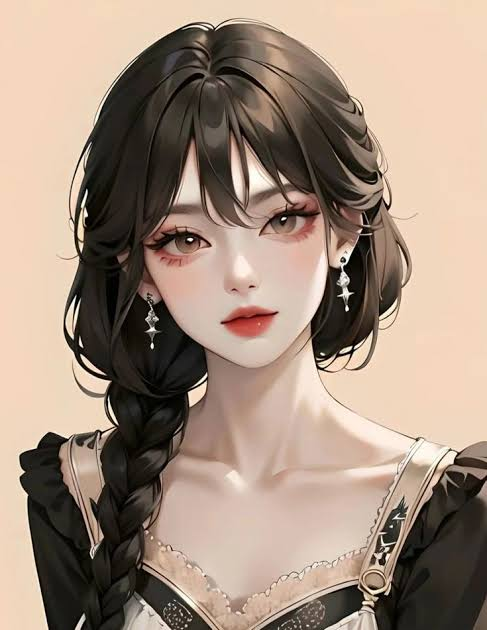
#> input picture test_images/Animekızıamareal.jpg, 487 x 630 px, found by its file name; its folder holds only this picture in this run
$ python faceDetection.py
#> lines starting #> are read from the running program, lines starting #| are printed output that depends on the picture; after the words box and inside, x2 and y2 are one past the last pixel; in counts of white or black regions, pixels touching at a corner belong together
### src/detect.py
from cv2 import cvtColor, CascadeClassifier, COLOR_BGR2GRAY


def detect(img, cascade):
    cascade = CascadeClassifier(cascade)
    gray = cvtColor(img, COLOR_BGR2GRAY)
    detecteds = cascade.detectMultiScale(gray, 1.1, 4)
    return detecteds

### src/utils.py
from cv2 import rectangle


def drawFaces(img, faces):
    copy = img.copy()
    for x, y, w, h in faces:
        copy = rectangle(copy, (x, y), (x + w, y + h), (0, 255, 0), 2)
    return copy

### src/faceDetection.py
import os

from cv2 import imread, imwrite

from src.detect import detect
from src.utils import drawFaces


def main():
    image_path = "test_images/"
    image_list = os.listdir(image_path)

    results = []
    for image in image_list:
        print(f"Detecting faces in {image}")
        the_image = imread(image_path + image)
#> the_image is the input picture: shape (630, 487, 3); mean B, G, R 126.3, 141.7, 161.8
        faces = detect(the_image, "models/haarcascade_frontalface_default.xml")
#> in detect, `gray = cvtColor(img, COLOR_BGR2GRAY)`:
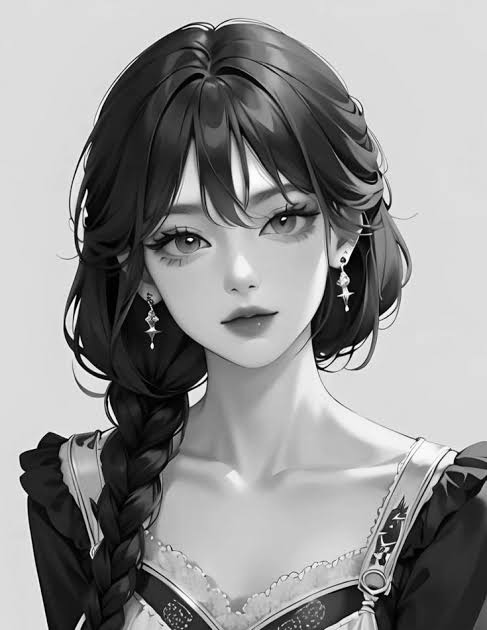
#> gray: shape (630, 487); min 0, max 255, mean 146
#> in detect, `detecteds = cascade.detectMultiScale(gray, 1.1, 4)`: detecteds = [[137, 146, 223, 223]]
#> faces = [[137, 146, 223, 223]]
        result = drawFaces(the_image, faces)
#> the loop in drawFaces, `for x, y, w, h in faces:` made 1 pass
#> pass 1, in drawFaces, `copy = rectangle(copy, (x, y), (x + w, y + h), (0, 255, 0), 2)`:
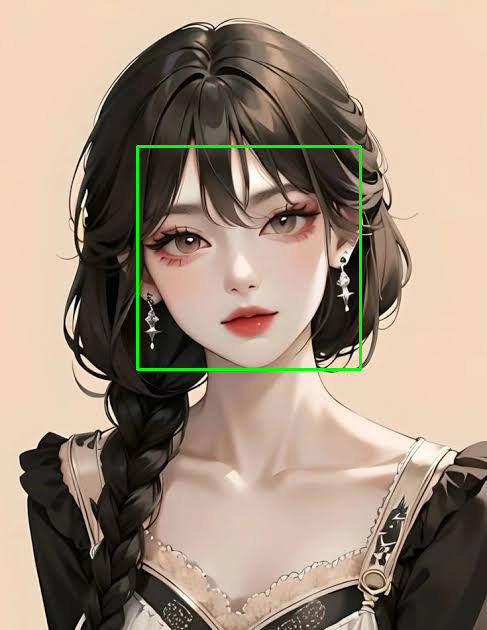
#> copy: shape (630, 487, 3); 0.87% of pixels changed, all inside (x1, y1, x2, y2) = (136, 145, 362, 371)
        results.append((image, result))

    for name, result in results:
        imwrite("test_results/result_" + name, result)
#> this loop made 1 pass
#> name on pass 1: 'Animekızıamareal.jpg'


if __name__ == "__main__":
    main()

$ run again, on test_images/Muazınhayalisevgilisi.jpg
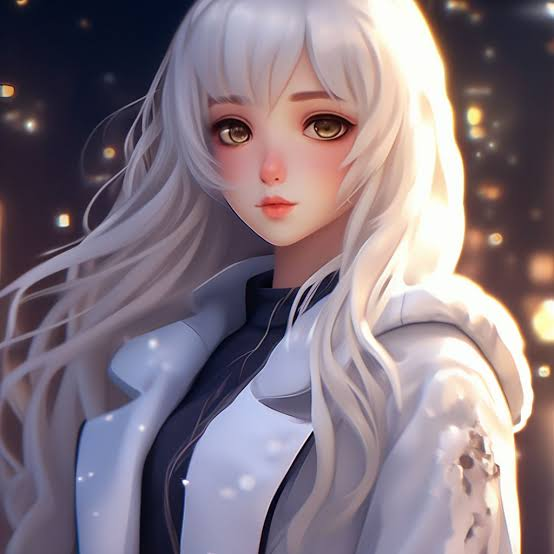
#> input picture test_images/Muazınhayalisevgilisi.jpg, 554 x 554 px, found by its file name
#> in main, the_image is the input picture: shape (554, 554, 3); mean B, G, R 129.2, 119.1, 132.6
#> in detect, `gray = cvtColor(img, COLOR_BGR2GRAY)`:
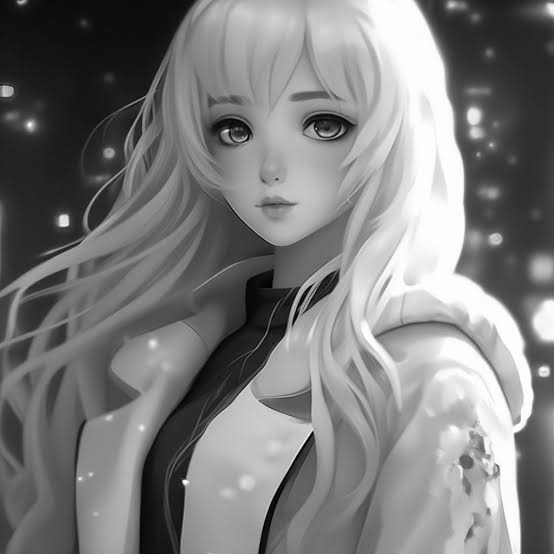
#> gray: shape (554, 554); min 1, max 255, mean 124.3
#> detecteds = [[430, 345, 59, 59], [133, 8, 293, 293]]
#> the loop in drawFaces, `for x, y, w, h in faces:` made 2 passes
#> pass 2, in drawFaces, `copy = rectangle(copy, (x, y), (x + w, y + h), (0, 255, 0), 2)`:
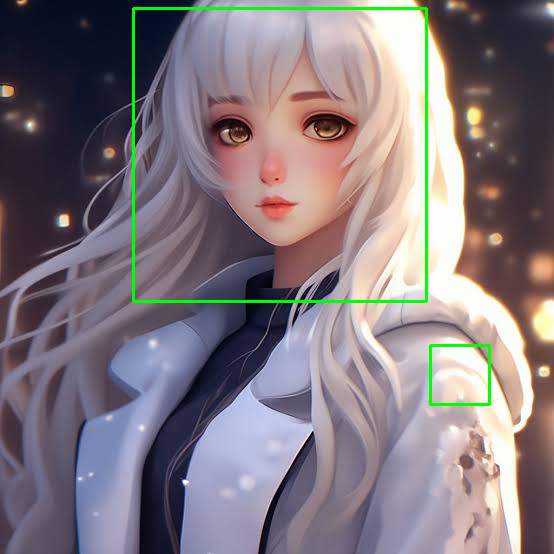
#> copy: shape (554, 554, 3); mean B, G, R 126.9, 120.4, 130.3
#> the loop in main, `for name, result in results:` made 1 pass
#> name on pass 1: 'Muazınhayalisevgilisi.jpg'

$ run again, on test_images/Z.jpg
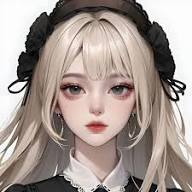
#> input picture test_images/Z.jpg, 192 x 192 px, found by its file name
#> in main, the_image is the input picture: shape (192, 192, 3); mean B, G, R 145.7, 152.1, 164.9
#> in detect, `gray = cvtColor(img, COLOR_BGR2GRAY)`:
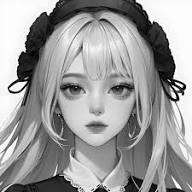
#> gray: shape (192, 192); min 0, max 255, mean 155.2
#> detecteds = [[28, 34, 137, 137]]
#> the loop in drawFaces, `for x, y, w, h in faces:` made 1 pass
#> pass 1, in drawFaces, `copy = rectangle(copy, (x, y), (x + w, y + h), (0, 255, 0), 2)`:
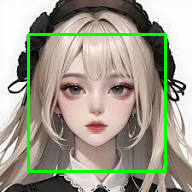
#> copy: shape (192, 192, 3); 4.45% of pixels changed, all inside (x1, y1, x2, y2) = (27, 33, 167, 173)
#> the loop in main, `for name, result in results:` made 1 pass
#> name on pass 1: 'Z.jpg'

$ run again, on test_images/enesoruc.png
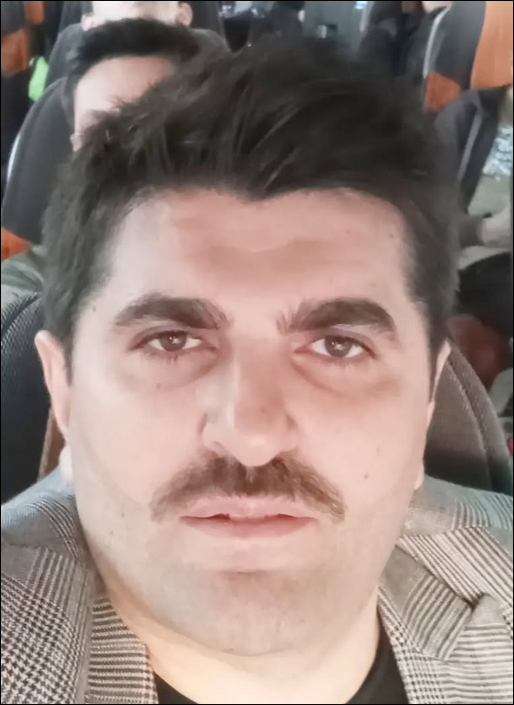
#> input picture test_images/enesoruc.png, 514 x 705 px, found by its file name
#> in main, the_image is the input picture: shape (705, 514, 3); mean B, G, R 123, 129.7, 148.8
#> in detect, `gray = cvtColor(img, COLOR_BGR2GRAY)`:
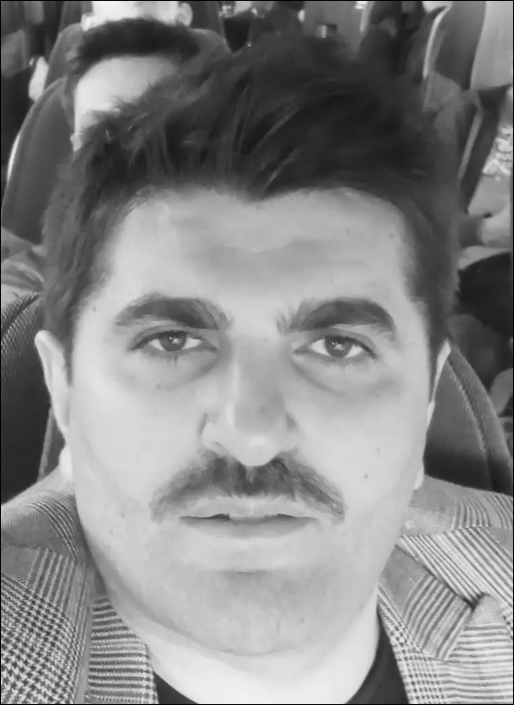
#> gray: shape (705, 514); min 1, max 244, mean 134.6
#> detecteds = [[36, 170, 430, 430]]
#> the loop in drawFaces, `for x, y, w, h in faces:` made 1 pass
#> pass 1, in drawFaces, `copy = rectangle(copy, (x, y), (x + w, y + h), (0, 255, 0), 2)`:
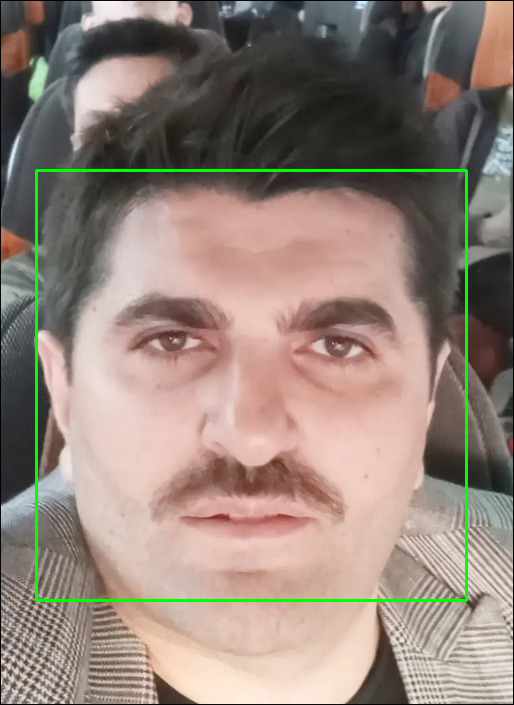
#> copy: shape (705, 514, 3); 1.42% of pixels changed, all inside (x1, y1, x2, y2) = (35, 169, 468, 602)
#> the loop in main, `for name, result in results:` made 1 pass
#> name on pass 1: 'enesoruc.png'

$ run again, on test_images/Bugerçekbence.jpg
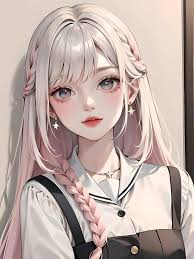
#> input picture test_images/Bugerçekbence.jpg, 194 x 259 px, found by its file name
#> in main, the_image is the input picture: shape (259, 194, 3); mean B, G, R 165.6, 171.6, 189.9
#> in detect, `gray = cvtColor(img, COLOR_BGR2GRAY)`:
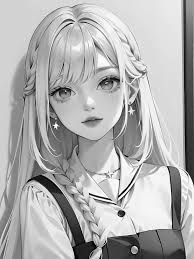
#> gray: shape (259, 194); min 0, max 255, mean 176.4
#> detecteds = [[33, 42, 115, 115]]
#> the loop in drawFaces, `for x, y, w, h in faces:` made 1 pass
#> pass 1, in drawFaces, `copy = rectangle(copy, (x, y), (x + w, y + h), (0, 255, 0), 2)`:
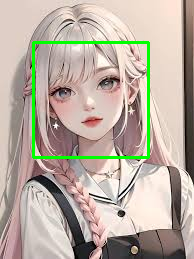
#> copy: shape (259, 194, 3); 2.74% of pixels changed, all inside (x1, y1, x2, y2) = (32, 41, 150, 159)
#> the loop in main, `for name, result in results:` made 1 pass
#> name on pass 1: 'Bugerçekbence.jpg'
